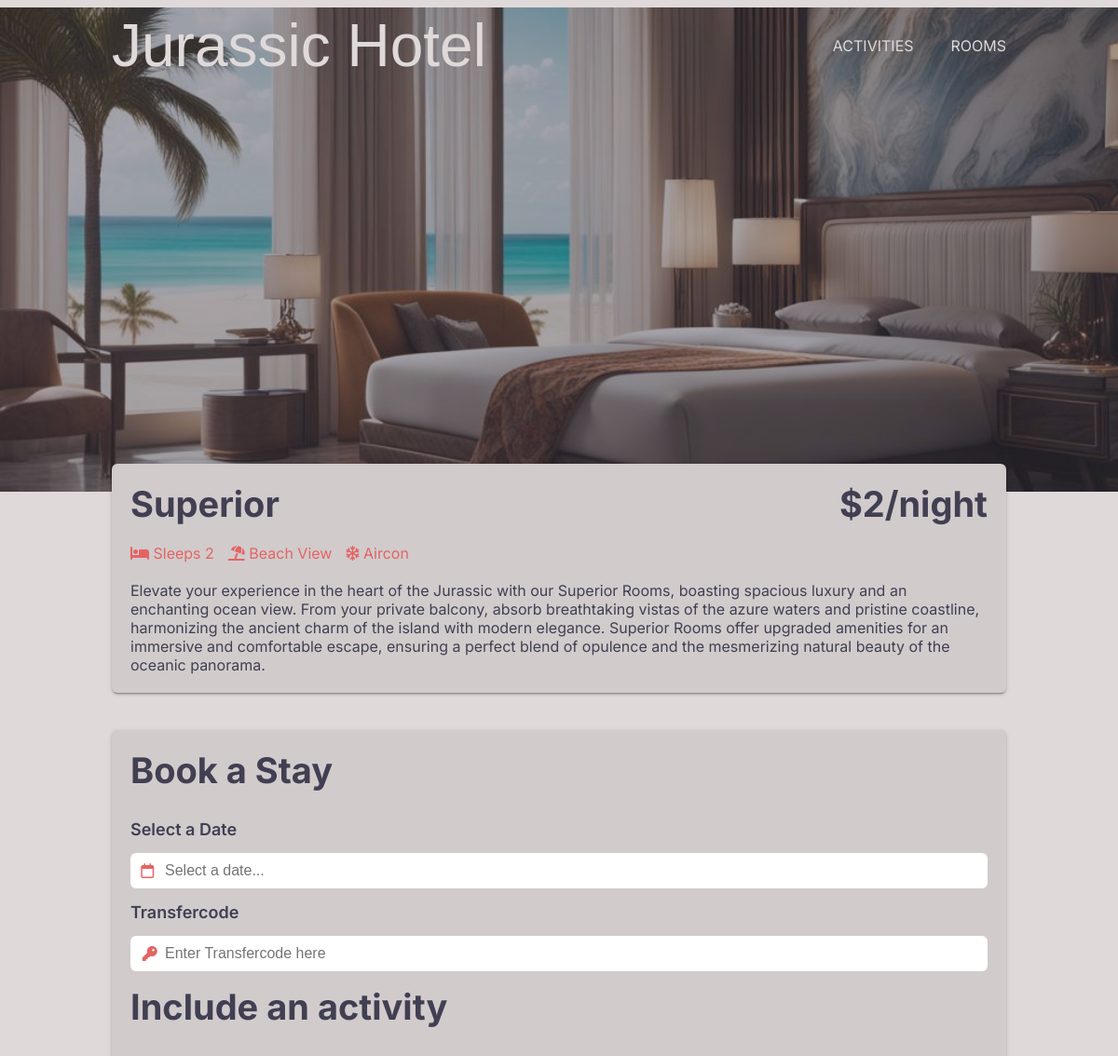
/room.php?room=2 (upper part), run on an earlier commit of the app's database.
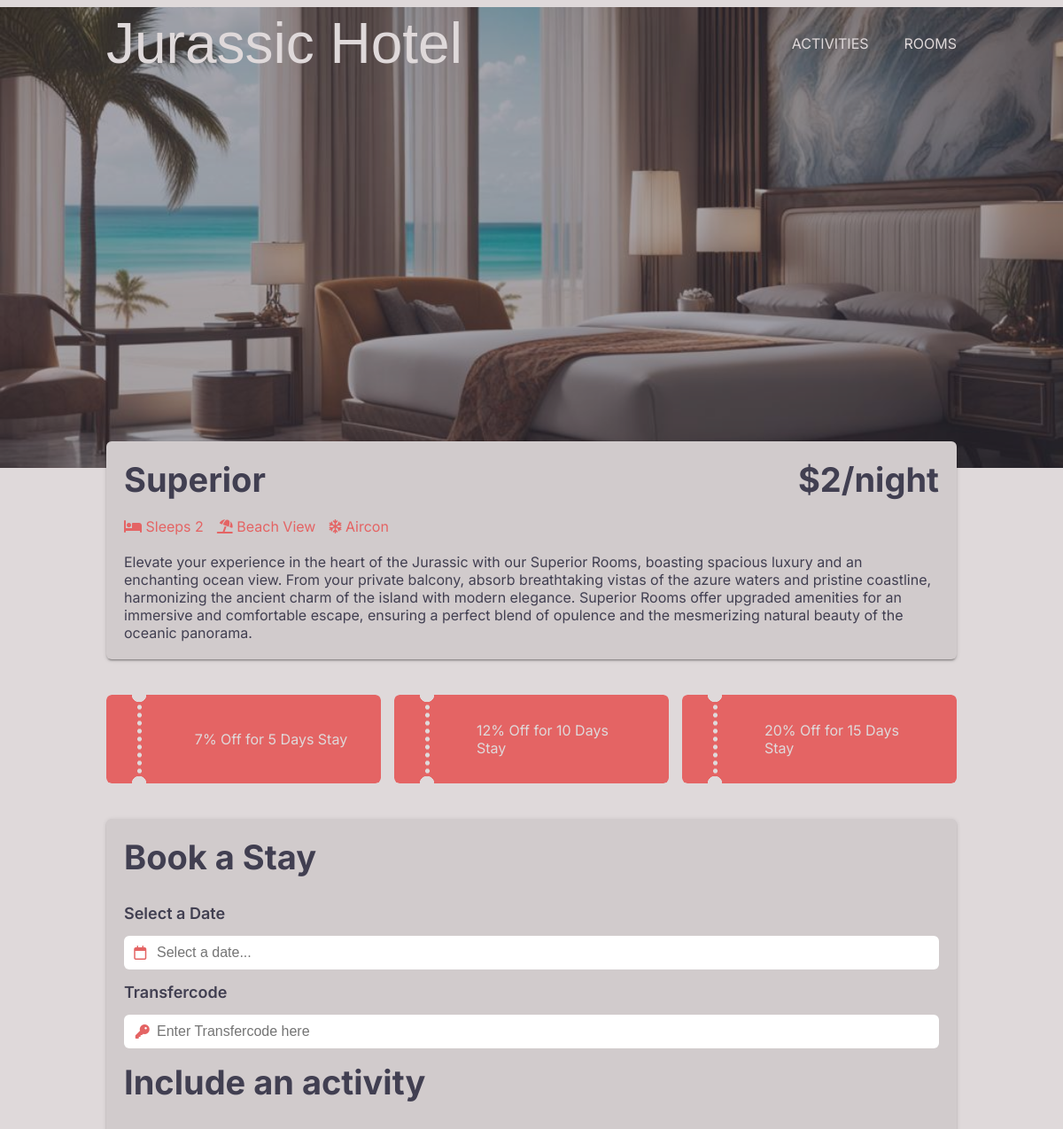
And on a later commit of the database.
### tables this page shows
CREATE TABLE rooms (id integer primary key AUTOINCREMENT, category varchar, price_per_night float, image1 varchar, image2 varchar, sleeps integer, view varchar, aircon BOOLEAN, description varchar);

CREATE TABLE discounts (
    id INTEGER PRIMARY KEY AUTOINCREMENT,
    room_id INTEGER,
    discount_percentage FLOAT,
    description VARCHAR,
    days_required INTEGER,
    FOREIGN KEY (room_id) REFERENCES rooms(id)
);

### hotelFunctions.php (called while the page is built, shortened)
<?php
function connect(string $dbName): object
{
    $dbPath = __DIR__ . '/' . $dbName;
    $db = "sqlite:$dbPath";
    try {
        $db = new PDO($db);
        $db->setAttribute(PDO::ATTR_ERRMODE, PDO::ERRMODE_EXCEPTION);
        $db->setAttribute(PDO::ATTR_DEFAULT_FETCH_MODE, PDO::FETCH_ASSOC);
    } catch (PDOException $e) {
        echo "Failed to connect to the database";
        throw $e;
    }
    return $db;
}
function getOneRoom(int $roomId): array
{
    $dbName = "hotel.db";
    $db = connect($dbName);
    $query = $db->prepare('SELECT * FROM rooms WHERE id = :roomId');
    $query->bindParam(':roomId', $roomId, PDO::PARAM_INT);
    $query->execute();
    $room = $query->fetch(PDO::FETCH_ASSOC);
    return $room;
}
function getDiscounts(int $roomId)
{
    $dbName = "hotel.db";
    $db = connect($dbName);
    $query = "SELECT * FROM discounts WHERE room_id=:roomId";
    $stmt = $db->prepare($query);
    $stmt->bindParam(':roomId', $roomId, PDO::PARAM_INT);
    $stmt->execute();
    $discounts = $stmt->fetchAll(PDO::FETCH_ASSOC);
    return $discounts;
}

### room.php (the view, shortened to what this page needs)
<?php
require __DIR__ . "/header.php";
require __DIR__ . "/hotelFunctions.php";
if (isset($_GET["room"])) {
    $room = getOneRoom($_GET["room"]);
}
$discounts = getDiscounts((int) $room["id"]);
?>
<div class="header-image" style="background-image: url('<?= $room["image1"] ?>');">
    <div class="before"></div>
</div>
<div class="light-background">
    <div class="room-info-container">
        <div class="room-info">
            <div class="room-info-head">
                <div class="room-name"><?= $room["category"] ?></div>
                <div class="room-cost">$<?= $room["price_per_night"] ?>/night</div>
            </div>
            <div class="room-features">
                <div class="beds"><i class="fa-solid fa-bed"></i> Sleeps <?= $room["sleeps"] ?></div>
                <div class="view">
                    <?php if ($room["view"] == "Jungle") : ?>
                        <i class="fa-solid fa-tree"></i> Jungle View
                    <?php else : ?>
                        <i class="fa-solid fa-umbrella-beach"></i> Beach View
                    <?php endif; ?>
                </div>
                <div class="aircon">
                    <?php if ($room["aircon"]) : ?>
                        <i class="fa-regular fa-snowflake"></i> Aircon
                    <?php else : ?>
                        <i class="fa-regular fa-snowflake"></i> No Aircon
                    <?php endif; ?>
                </div>
            </div>
            <div class="room-description"><?= $room["description"] ?></div>
        </div>
    </div>
</div>
<div class="container room-page-container">
    <?php if (!empty($discounts)) : ?>
        <div class="discounts discount-container">
            <?php foreach ($discounts as $discount) : ?>
                <div class="discount ">
                    <div class="discount-description" data-percentage="<?= $discount["discount_percentage"] ?>" data-days="<?= $discount["days_required"] ?>"><?= $discount["description"] ?></div>
                </div>
            <?php endforeach; ?>
        </div>
    <?php endif; ?>
    <div class="form-div">
        <div class="form-title">Book a Stay</div>
        <form action="hotelFunctions.php" method="POST" class="booking-form">
            <label for="datefilter">Select a Date</label>
            <div class="input-wrapper">
                <div class="icon-container"><i class="fa-regular fa-calendar"></i></div>
                <input type="text" placeholder="Select a date..." name="datefilter" id="datefilter" required>
            </div>
            <label for="transfercode">Transfercode</label>
            <div class="input-wrapper">
                <div class="icon-container"><i class="fa-solid fa-key"></i></div>
                <input type="text" name="transfercode" placeholder="Enter Transfercode here" required>
            </div>
            <div class="activities-title">Include an activity</div>
            <div class="activities-card-container">
            </div>
        </form>
    </div>
</div>
</body>
</html>

### header.php (shortened to what this page needs)
<!DOCTYPE html>
<html lang="en">
<head>
    <link rel="stylesheet" href="style.css">
    <link rel="stylesheet" type="text/css" href="https://cdn.jsdelivr.net/npm/daterangepicker/daterangepicker.css" />
    <link rel="stylesheet" href="https://cdnjs.cloudflare.com/ajax/libs/font-awesome/6.5.1/css/all.min.css" />
    <link href="https://fonts.cdnfonts.com/css/jurassic-park" rel="stylesheet">
    <link rel="stylesheet" href="https://cdn.jsdelivr.net/npm/swiper@11/swiper-bundle.min.css" />
</head>
<body>
    <?php
    require __DIR__ . '/navigation.php';
    ?>

### navigation.php (shortened to what this page needs)
<nav>
    <ul class="nav-bar">
        <li class="logo"><a href="/index.php">Jurassic Hotel</a></li>
        <span class="menu">
            <li><a href="/activities.php">Activities</a></li>
            <li><a href="/index.php#rooms">Rooms</a></li>
        </span>
    </ul>
</nav>

### style.css (style rules this page uses)
:root { --pearl: #dfd9da; --ocean: #3d4f61; --sand: #c4b2a7; --coconut: #5f5052; --gun-powder: #413f51; --coral: #e46464; --line_color: #e46464; --coral-hover: #e15353; --swiper-theme-color: #e46464; --swiper-navigation-color: #e46464; }
* { box-sizing: border-box; margin: 0; padding: 0; }
body { padding: 0px; margin: 0px; font-family: 'Inter', sans-serif; background: var(--pearl); }
.light-background { background-color: var(--pearl); color: var(--gun-powder); }
.input-wrapper { position: relative; }
input[type='text'] { padding: 10px 37px; width: 100%; }
.header-image { height: 65vh; background-size: cover; background-position: 50% 70%; position: relative; margin-top: -90px; transition: background-image 1s ease-in-out; }
.container { margin: 0 auto; width: 80%; }
.room-info-container { width: 80%; margin: 0 auto; padding-bottom: 40px; }
.room-info { margin-top: -30px; padding: 20px; position: relative; z-index: 2; background: #d1cbcc; border-radius: 6px; box-shadow: 0 2px 2px 0 rgba(0, 0, 0, 0.14), 0 3px 1px -2px rgba(0, 0, 0, 0.2), 0 1px 5px 0 rgba(0, 0, 0, 0.12); }
.room-info-head { display: flex; justify-content: space-between; font-weight: 700; font-size: 38px; padding-bottom: 20px; }
.discount-container { padding-bottom: 40px; }
.discounts { display: flex; justify-content: space-around; gap: 15px; }
.discount { display: flex; justify-content: center; align-items: center; -webkit-mask-image: radial-gradient( circle at 37px 8px, transparent 8px, red 8.5px ), radial-gradient(closest-side circle at 50%, red 99%, transparent 100%); -webkit-mask-size: 100%, 5px 9px; -webkit-mask-repeat: repeat, repeat-y; -webkit-mask-position: 0 -8px, 34.5px; -webkit-mask-composite: source-out; mask-composite: subtract; height: 100px; background: var(--coral); color: var(--pearl); border-radius: 6px; width: 100%; }
.discount-description { margin-left: 30%; padding-right: 10%; }
.nav-bar { width: 80%; display: flex; justify-content: space-between; align-items: center; list-style: none; position: relative; padding: 12px 0px; z-index: 3; margin: 0 auto; }
.menu { display: flex; }
.menu li { padding-left: 40px; }
.menu li a { display: inline-block; text-decoration: none; color: var(--pearl); text-align: center; transition: 0.15s ease-in-out; position: relative; text-transform: uppercase; }
.menu li a::after { content: ''; position: absolute; bottom: 0; left: 0; width: 0; height: 1px; background-color: var(--pearl); transition: 0.15s ease-in-out; }
.logo { font-family: 'Jurassic Park', sans-serif; font-size: 64px; }
.logo a { text-decoration: none; color: var(--pearl); }
.before { background-color: var(--gun-powder); position: absolute; z-index: 1; width: 100%; height: 100%; display: block; left: 0; top: 0; content: ''; opacity: 0.45; }
.icon-container { position: absolute; top: 50%; transform: translate(80%, -52%); color: var(--coral); }
.form-div { padding: 20px; background: #d1cbcc; border-radius: 6px; box-shadow: 0 2px 2px 0 rgba(0, 0, 0, 0.14), 0 3px 1px -2px rgba(0, 0, 0, 0.2), 0 1px 5px 0 rgba(0, 0, 0, 0.12); }
.form-title { font-weight: 700; font-size: 38px; margin-bottom: 30px; }
.form-div label, .activities-title { font-size: 18px; font-weight: 600; }
.form-div input[type='text'] { margin: 15px 0px; font-size: 16px; border: none; border-radius: 6px; }
.room-page-container { color: var(--gun-powder); padding: 0px 0px 90px 0px; }
.room-features { color: var(--coral); display: flex; gap: 15px; justify-content: flex-start; padding-bottom: 20px; }
.activities-card-container { display: flex; flex-wrap: wrap; width: 100%; padding: 15px 0px; row-gap: 15px; }
.activities-title { font-weight: 700; font-size: 38px; margin-bottom: 15px; color: var(--gun-powder); }

What changed in the data, as far as the page shows it:
added discounts: description "7% Off for 5 Days Stay"
added discounts: description "12% Off for 10 Days Stay"
added discounts: description "20% Off for 15 Days Stay"
